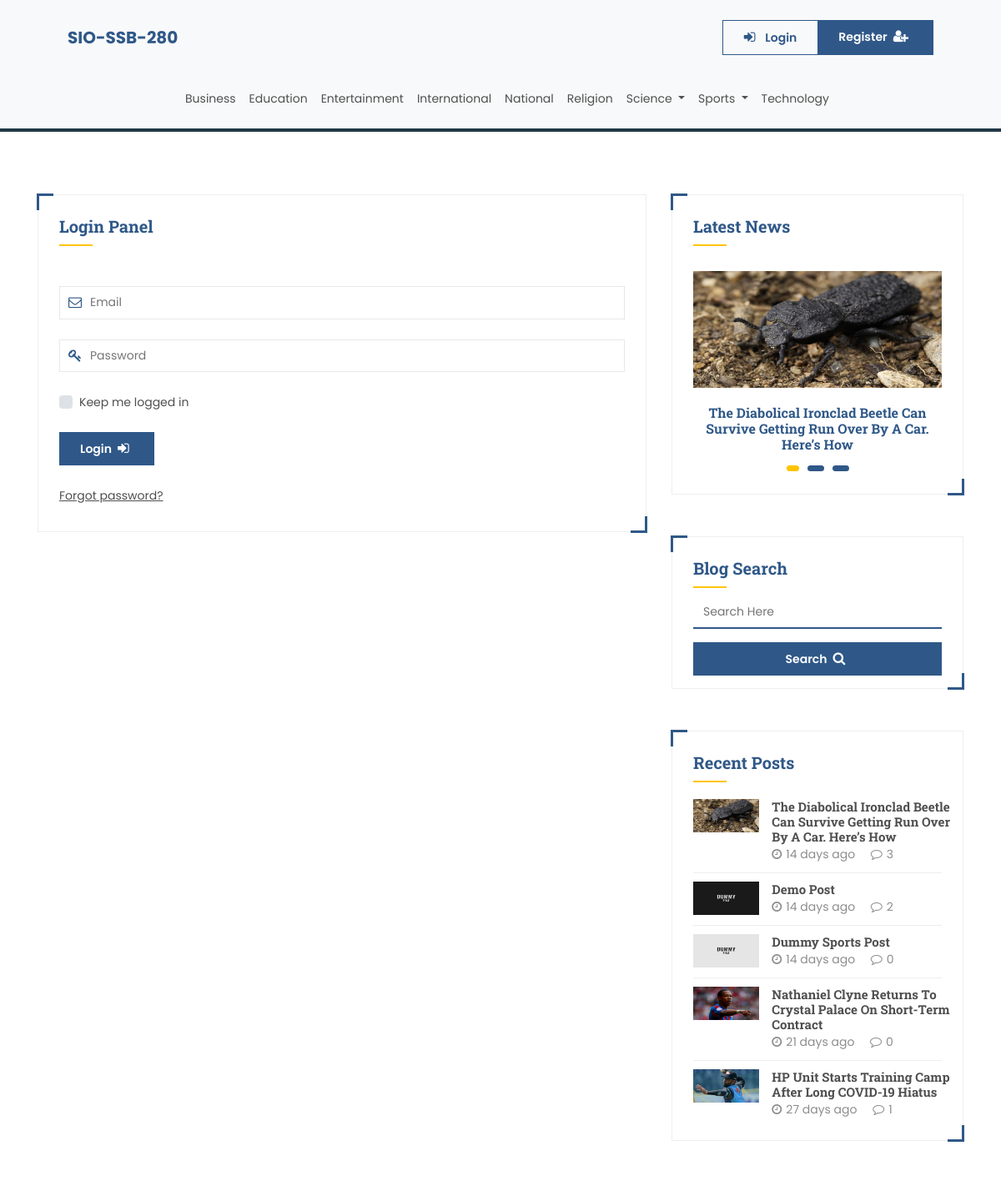
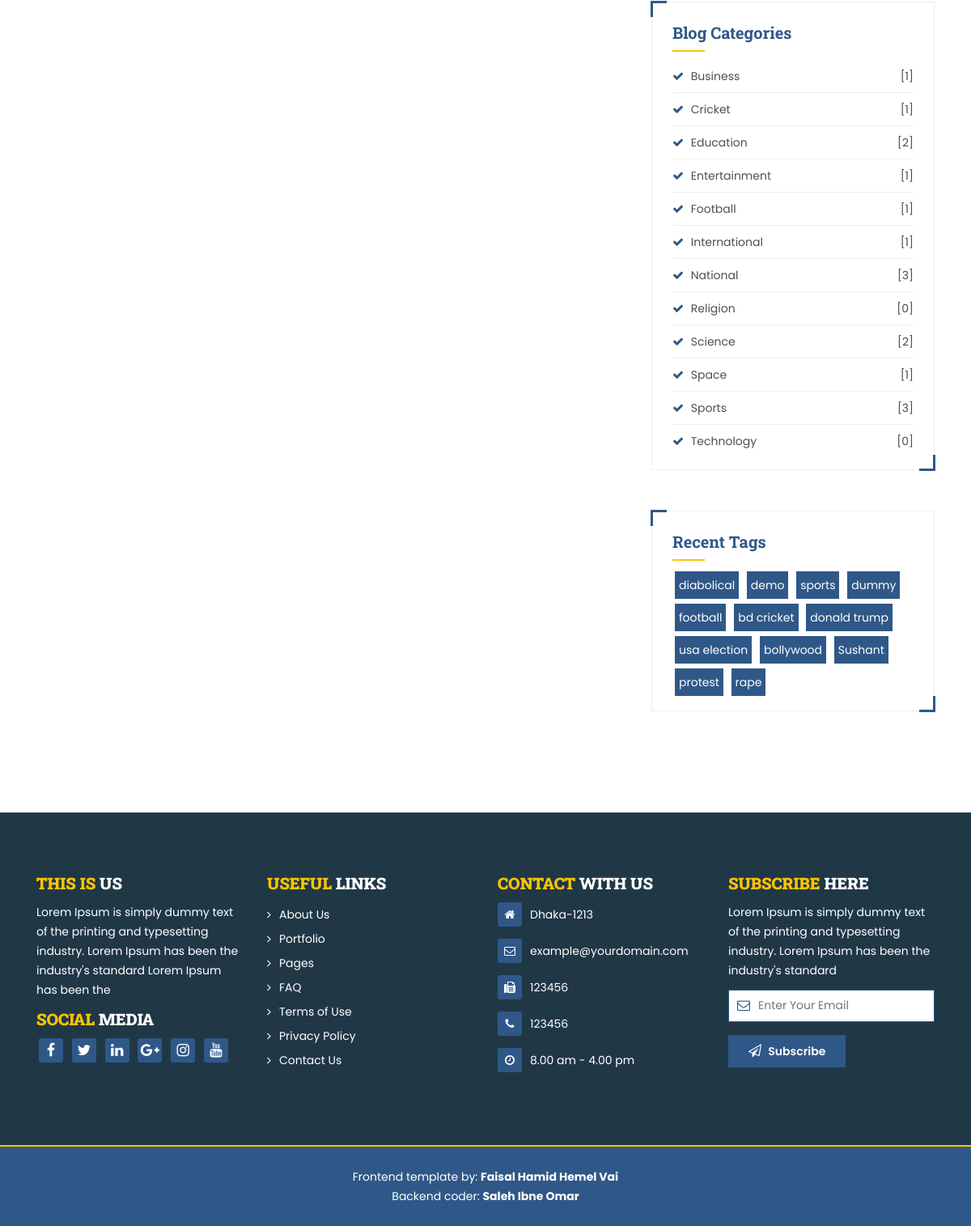
Page /login-register.php?operation=login on the committed database (2 pictures, top to bottom).
### tables this page shows
CREATE TABLE `category` (
  `id` int(11) NOT NULL,
  `name` varchar(250) NOT NULL,
  `description` text DEFAULT NULL,
  `parent` int(11) NOT NULL DEFAULT 0,
  `status` tinyint(2) NOT NULL DEFAULT 1
);

CREATE TABLE `post` (
  `p_id` int(11) NOT NULL,
  `title` varchar(250) NOT NULL,
  `description` longtext NOT NULL,
  `image` text NOT NULL,
  `tags` varchar(250) DEFAULT NULL,
  `status` tinyint(1) NOT NULL COMMENT '0 = Draf\r\n1= Published',
  `dateTimePosted` datetime NOT NULL,
  `categoryId` int(11) NOT NULL,
  `authorId` int(11) NOT NULL
);

### config/functions.php (called while the page is built, shortened)
<?php
function elapsedTime($startDateTime){
    $currentDateTime = date('Y-m-d H:i:s', time());
    $difference      = date_diff(date_create($currentDateTime), date_create($startDateTime));
    $elaspedArray    = array(
             'year'     => $difference->format('%y'),
             'month'    => $difference->format('%m'),
             'day'      => $difference->format('%d'),
             'hour'     => $difference->format('%h'),
             'minute'   => $difference->format('%i'),
             'second'   => $difference->format('%s')
    );
    $elasped = "Just now";
    foreach($elaspedArray as $key=> $out){
        if($out>=1){
            $elasped= ($out>1)? $out." ".$key."s ago" : $out." ".$key." ago";
        break;
        }
    }
    return $elasped;
}
?>

### includes/aside.php (the view, shortened to what this page needs)
<div class="col-md-4">
<div class="widget latest-news-responsive-margin">
    <h4>Latest News</h4>
    <div class="title-border"></div>
    <div class="sidebar-latest-news owl-carousel owl-theme">
        <?php
            $latestNewsQuery  = "SELECT p_id AS 'latestPid', title 'latestPostTitle', image 'latestPostImage', SUBSTRING(description, 1, 50) AS 'latestPostDescription' FROM post WHERE status=1 ORDER BY p_id DESC LIMIT 3";
            $latestNewsResult = mysqli_query($conn, $latestNewsQuery);
            while($row = mysqli_fetch_assoc($latestNewsResult)){
                extract($row);
        ?>
        <div class="item">
            <div class="latest-news">
                <div class="latest-news-image">
                    <a href="single-post.php?post_id=<?=$latestPid;?>">
                        <img src="admin/images/posts/<?=$latestPostImage;?>">
                    </a>
                </div>
                <h5><?=$latestPostTitle;?></h5>
            </div>
        </div>
        <?php } ?>
    </div>
</div>
<div class="widget">
        <h4>Blog Search</h4>
        <div class="title-border"></div>
        <div class="search-bar">
            <form method="GET" action="post-search.php">
                <div class="form-group">
                    <input type="text" name="searchKey" maxlength="50" placeholder="Search Here" autocomplete="off" class="form-input">
                </div>
                <div class="read-more-btn">
                    <button type="submit" class="w-100 btn-main">Search&ensp;<i class="fa fa-search" aria-hidden="true"></i></button>
                </div>
            </form>
        </div>
</div>
<div class="widget">
    <h4>Recent Posts</h4>
    <div class="title-border"></div>
    <div class="recent-post">
    <?php
        $recentPostQuery = "SELECT p.p_id AS 'recentPostId', p.title AS 'recentPostTitle', p.image AS 'recentPostImage', p.dateTimePosted AS 'recentPostDateTime', COUNT(cmt.cid) AS 'recentPostCmtCount' FROM frontend_index_main_section_without_national_sorting_view p LEFT JOIN sv_comments_onp_view cmt ON cmt.pid=p.p_id AND cmt.status=1 AND cmt.visitorStatus=1 GROUP BY p.p_id ORDER BY p.p_id DESC LIMIT 5";
        $recentPostResult = mysqli_query($conn, $recentPostQuery);
        while($row = mysqli_fetch_assoc($recentPostResult)){
            extract($row);
    ?>
        <div class="recent-post-item">
            <div class="row">
                <div class="col-md-4">
                    <img src="admin/images/posts/<?=$recentPostImage;?>">
                </div>
                <div class="col-md-8 no-padding">
                    <h5><a href="single-post.php?post_id=<?=$recentPostId;?>"><?=$recentPostTitle;?></a></h5>
                    <ul>
                        <li><i class="fa fa-clock-o"></i><?=elapsedTime($recentPostDateTime);?></li>
                        <li><i class="fa fa-comment-o"></i><?=$recentPostCmtCount;?></li>
                    </ul>
                </div>
            </div>
        </div>
    <?php
        }
    ?>
    </div>
</div>
<div class="widget">
    <h4>Blog Categories</h4>
    <div class="title-border"></div>
    <div class="blog-categories">
        <ul>
            <?php
                $widgetCategoryQuery = "SELECT c.name AS 'widgetCategoryName', COUNT(p.p_id) AS 'counts' FROM category c LEFT JOIN post p ON (p.categoryId IN (SELECT id FROM category WHERE parent=c.id AND status=1) OR p.categoryId=c.id) AND p.status=1 WHERE c.status=1 GROUP BY c.name ORDER BY c.name ASC";
                $widgetCategoryResult = mysqli_query($conn, $widgetCategoryQuery);
                while($row = mysqli_fetch_assoc($widgetCategoryResult)){
                    extract($row);
            ?>
            <li>
                <i class="fa fa-check"></i>
                <a href="post-by-category.php?category=<?=$widgetCategoryName;?>"><?=$widgetCategoryName;?></a>
                <span>[<?=$counts;?>]</span>
            </li>
            <?php } ?>
        </ul>
    </div>
</div>
<div class="widget">
    <h4>Recent Tags</h4>
    <div class="title-border"></div>
    <div class="meta-tags">
        <?php
            $tagsQuery = "SELECT tags FROM post WHERE status=1 ORDER BY p_id DESC LIMIT 8 ";
            $tagsResult = mysqli_query($conn, $tagsQuery);
            $tagsString = "";
            while($row = mysqli_fetch_assoc($tagsResult)){
                extract($row);
                $tagsString.=($tags.",");
            }
            $tagsArray = explode(",",$tagsString);
            $tagsArray = array_unique($tagsArray);
            foreach($tagsArray as $key=> $tag){
                if($key == array_key_last($tagsArray)){ break; }
        ?>
        <span><a class="text-white d-inline-block" href="post-by-tag.php?tag=<?=$tag;?>"><?=$tag;?></a></span>
        <?php } ?>
    </div>
</div>
</div>

### includes/header.php (shortened to what this page needs)
<?php
    require 'config/db.php';
    include 'config/functions.php';
    $hasLoggedInVisitor = false;
?>
<!doctype html>
<html lang="en">
  <head>
    <link rel="stylesheet" type="text/css" href="assets/bootstrap/css/bootstrap.min.css">
    <link rel="stylesheet" type="text/css" href="assets/css/font-awesome.min.css">
    <link rel="stylesheet" type="text/css" href="assets/css/flaticon.css">
    <link rel="stylesheet" type="text/css" href="assets/css/animate.min.css">
    <link rel="stylesheet" type="text/css" href="assets/css/owl.carousel.min.css">
    <link rel="stylesheet" type="text/css" href="assets/css/owl.theme.default.min.css">
    <link rel="stylesheet" type="text/css" href="assets/css/jquery.fancybox.min.css">
    <link rel="stylesheet" href="assets/toastr/toastr.min.css">
    <link rel="stylesheet" type="text/css" href="assets/css/style.css">
    <link rel="stylesheet" type="text/css" href="assets/css/responsive.css">
  </head>
  <body>
    <header class="bg-light">
        <div class="container col-lg-11 col-md-12">
            <div class="row">
                <div class="col-md-12">
                    <nav class="navbar navbar-expand-lg  bg-transparent py-4" >
                        <a class="navbar-brand" href="index.php"> <b>SIO-SSB-280</b> </a>
                        <?php if($hasLoggedInVisitor){?>
                          <div class="dropdown ml-auto">
                            <button class="btn-main dropdown-toggle" type="button" id="dropdownMenuButton" data-toggle="dropdown" aria-haspopup="true" aria-expanded="false">
                            <i class="fa fa-user-o" aria-hidden="true"></i>
                              <?php echo explode(" ", $_SESSION['visitorData']['name'])[0]; ?>&ensp;
                              <i class="fa fa-caret-down" aria-hidden="true"></i>
                            </button>
                            <div class="dropdown-menu bs-dropdown-menu dropdown-menu-right mt-3" aria-labelledby="dropdownMenuButton">
                              <a class="dropdown-item" href="profile.php?operation=view"><i class="fa fa-user-o" aria-hidden="true"></i>&ensp;Profile</a>
                              <a class="dropdown-item" href="logout.php"><i class="fa fa-sign-out" aria-hidden="true"></i>&ensp;Logout</a>
                            </div>
                        </div>
                        <?php }else{ ?>
                          <div class="btn-group  ml-auto" role="group">
                            <a href="login-register.php?operation=login" class="btn-main login-nav-btn" ><i class="fa fa-sign-in fa-sign-in-nav" aria-hidden="true"></i>&ensp;Login</a>
                            <a href="login-register.php?operation=register" class="btn-main">Register&ensp;<i class="fa fa-user-plus " aria-hidden="true"></i></a>
                          </div>
                        <?php } ?>
                    </nav>
                </div>
            </div>
        </div>
        <div class="container col-lg-11 col-md-12">
            <div class="row">
                <div class="col-md-12">
                    <nav class="navbar navbar-expand-lg  bg-transparent pb-3 pt-2 " >
                        <div class="collapse navbar-collapse" id="navbarSupportedContent">
                          <ul class="navbar-nav mx-auto">
                          <?php
                              $query  = "SELECT name AS 'navCategoryName', id AS 'navCategoryId' FROM category WHERE  status  = 1 AND parent=0 ORDER BY name ASC ";
                              $result = mysqli_query($conn, $query);
                              while($row = mysqli_fetch_assoc($result)){
                                extract($row);
                                $subCategoryQuery  = "SELECT name AS 'navSubCatName', id AS 'navSubCatId' FROM category WHERE parent='$navCategoryId' AND status = 1";
                                $subCategoryResult = mysqli_query($conn, $subCategoryQuery);
                                $countSubCategory  = mysqli_num_rows($subCategoryResult);
                                $spaceReplacedMainCategoryName = str_replace(" ", "_", $navCategoryName);
                          ?>
                            <?php if($countSubCategory==0){ ?>
                              <li class="nav-item">
                                  <a class="nav-link" href="post-by-category.php?category=<?=$spaceReplacedMainCategoryName;?>"><?=$navCategoryName;?></a>
                              </li>
                          <?php } else {?>
                             <li class="nav-item dropdown">
                              <a class="nav-link dropdown-toggle" href="#" id="navbarDropdown" role="button" data-toggle="dropdown" aria-haspopup="true" aria-expanded="false">
                              <?=$navCategoryName;?>
                              </a>
                            </li>
                            <?php } } ?>
                          </ul>
                        </div>
                      </nav>
                </div>
            </div>
        </div>
    </header>

### assets/css/style.css (style rules this page uses)
* { margin: 0; padding: 0; }
body { font-family: 'Poppins', sans-serif; font-size: 14px; font-weight: 400; line-height: 24px; background-color: #fff; color: #4f4f4f; overflow-x: hidden; -webkit-text-size-adjust: 100%; -webkit-overflow-scrolling: touch; -webkit-font-smoothing: antialiased !important; }
h1, h2, h3, h4, h5, h6 { font-family: 'Roboto Slab', serif; text-transform: capitalize; font-weight: 700; color: #2f5888; margin: 0; padding: 0; }
h4 { font-size: 20px; }
h5 { font-size: 16px; }
a { color: #4f4f4f; }
ul, ol { list-style: none; }
ul, ol { padding: 0; margin: 0; }
img { max-width: 100%; height: auto; }
.navbar-brand { color: #2f5888 !important; }
.login-nav-btn { background: transparent !important; color: #2f5888 !important; border-left: 1px solid #2f5888 !important; border-top: 1px solid #2f5888 !important; border-bottom: 1px solid #2f5888 !important; }
.fa-sign-in-nav { color: #2f5888 !important; }
.no-padding { padding: 0; }
.title-border { position: relative; width: 40px; height: 2px; background-color: #ffc400; margin: 10px 0; }
.btn-main { display: inline-block; position: relative; overflow: hidden; padding: 8px 25px; background-color: #2f5888; color: #fff; border: none; font-size: 14px; font-weight: 600; text-transform: capitalize; outline: none; z-index: 1; transition: all 0.3s ease-in-out; }
.btn-main:after { background: #fff; content: ""; height: 150px; left: -75px; opacity: .2; position: absolute; top: -50px; transform: rotate(35deg); transition: all 850ms cubic-bezier(0.19, 1, 0.22, 1); width: 50px; z-index: -10; }
.btn-main .fa { color: #fff; font-size: 16px; margin-right: 5px; }
.form-group { position: relative; margin-bottom: 1rem; }
.form-input { display: block; width: 100%; height: calc(2.35rem + 2px); padding: .375rem .75rem; font-size: 14px; line-height: 1.6; color: #2f5888; border-radius: 0px; border: 1px solid #2f5888; outline: none; text-indent: 24px; }
.widget { position: relative; padding: 25px 25px 15px; border: 1px solid #eee; margin-bottom: 50px; }
.widget:before { content: ""; position: absolute; width: 20px; height: 20px; border-top: 3px solid #2f5888; border-left: 3px solid #2f5888; top: -2px; left: -2px; }
.widget:after { content: ""; position: absolute; width: 20px; height: 20px; border-bottom: 3px solid #2f5888; border-right: 3px solid #2f5888; bottom: -2px; right: -2px; }
.widget h4 { color: #2f5888; }
.latest-news-image { margin: 20px 0px; }
.latest-news-image img { display: block !important; width: 100% !important; height: 180px !important; }
.latest-news h5, .latest-news p { text-align: center; }
.search-bar .form-input { border: none; border-bottom: 2px solid #2f5888; text-indent: 0; transition: all 0.3s ease-in-out; }
.recent-post-item { padding: 10px 0px; border-bottom: 1px solid #eee; transition: all 0.3s ease-in-out; }
.recent-post-item:last-of-type { border: none; }
.recent-post h5 { font-size: 15px; color: #4f4f4f; }
.recent-post-item img { width: 100%; height: 50px; }
.recent-post ul li { display: inline; margin-right: 15px; color: #8e8d8d; transition: all 0.3s ease-in-out; }
.recent-post ul li .fa { padding-right: 5px; }
.blog-categories ul li { line-height: 30px; border-bottom: 1px solid #eee; padding: 5px 0px; transition: all 0.3s ease-in-out; }
.blog-categories ul li:last-of-type { border: none; }
.blog-categories .fa { margin-right: 5px; transition: all 0.3s ease-in-out; color: #2f5888; }
.blog-categories span { float: right; }
.meta-tags span { background-color: #2f5888; color: #fff; line-height: 24px; padding: 5px; display: inline-block; margin: 3px; transition: all 0.3s ease-in-out; }
.read-more-btn { text-align: right; }
@media all and (max-width: 1200px) { .latest-news-image img { height: 140px !important; } }
@media all and (max-width: 1200px) { .recent-post-item img { height: 40px; } }

### rows in the picture
category: name "Business"
category: name "Education"
category: name "Entertainment"
category: name "International"
category: name "National"
category: name "Religion"
category: name "Science"
category: name "Sports"
category: name "Technology"
post: image (picture), title "The Diabolical Ironclad Beetle Can Survive Getting Run Over By A Car. Here’s How"

### other values in the picture
$recentPostTitle "The Diabolical Ironclad Beetle Can Survive Getting Run Over By A Car. Here’s How"
elapsedTime($recentPostDateTime) "14 days ago"
$recentPostCmtCount "3"
$recentPostTitle "Demo Post"
$recentPostCmtCount "2"
$recentPostTitle "Dummy Sports Post"
$recentPostCmtCount "0"
$recentPostTitle "Nathaniel Clyne Returns To Crystal Palace On Short-Term Contract"
elapsedTime($recentPostDateTime) "21 days ago"
$recentPostTitle "HP Unit Starts Training Camp After Long COVID-19 Hiatus"
elapsedTime($recentPostDateTime) "27 days ago"
$recentPostCmtCount "1"
$widgetCategoryName "Business"
$counts "1"
$widgetCategoryName "Cricket"
